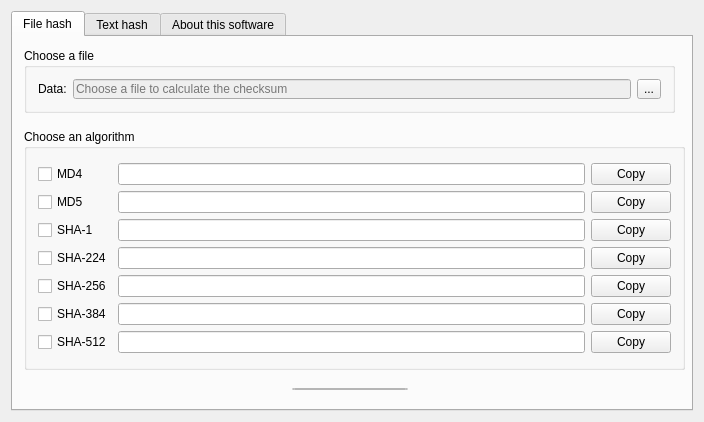
<?xml version="1.0" encoding="UTF-8"?>
<ui version="4.0">
 <class>Widget</class>
 <widget class="QWidget" name="Widget">
  <property name="geometry">
   <rect>
    <x>0</x>
    <y>0</y>
    <width>704</width>
    <height>422</height>
   </rect>
  </property>
  <property name="minimumSize">
   <size>
    <width>0</width>
    <height>422</height>
   </size>
  </property>
  <property name="maximumSize">
   <size>
    <width>704</width>
    <height>422</height>
   </size>
  </property>
  <property name="windowTitle">
   <string>HashCalc</string>
  </property>
  <layout class="QGridLayout" name="gridLayout_5">
   <item row="0" column="0">
    <widget class="QTabWidget" name="tabWidget">
     <property name="enabled">
      <bool>true</bool>
     </property>
     <property name="currentIndex">
      <number>0</number>
     </property>
     <widget class="QWidget" name="tab">
      <attribute name="title">
       <string>File hash</string>
      </attribute>
      <widget class="QGroupBox" name="chooseFile_groupBox">
       <property name="geometry">
        <rect>
         <x>11</x>
         <y>11</y>
         <width>651</width>
         <height>65</height>
        </rect>
       </property>
       <property name="title">
        <string>Choose a file</string>
       </property>
       <layout class="QGridLayout" name="gridLayout_3">
        <item row="0" column="0">
         <layout class="QGridLayout" name="gridLayout">
          <item row="0" column="0">
           <widget class="QLabel" name="Data_label">
            <property name="text">
             <string>Data:</string>
            </property>
           </widget>
          </item>
          <item row="0" column="1">
           <widget class="QLineEdit" name="fileName_LineEdit">
            <property name="enabled">
             <bool>false</bool>
            </property>
            <property name="placeholderText">
             <string>Choose a file to calculate the checksum</string>
            </property>
           </widget>
          </item>
          <item row="0" column="2">
           <widget class="QToolButton" name="openFileDialog_ToolButton">
            <property name="text">
             <string>...</string>
            </property>
           </widget>
          </item>
         </layout>
        </item>
       </layout>
      </widget>
      <widget class="QGroupBox" name="chooseAlgorithm_groupBox">
       <property name="geometry">
        <rect>
         <x>11</x>
         <y>92</y>
         <width>661</width>
         <height>241</height>
        </rect>
       </property>
       <property name="title">
        <string>Choose an algorithm</string>
       </property>
       <layout class="QGridLayout" name="gridLayout_2">
        <item row="0" column="0">
         <layout class="QGridLayout" name="gridLayout_4">
          <item row="3" column="0">
           <widget class="QCheckBox" name="Sha224_checkBox">
            <property name="text">
             <string>SHA-224</string>
            </property>
           </widget>
          </item>
          <item row="6" column="2">
           <widget class="QPushButton" name="Sha512_pushButton">
            <property name="text">
             <string>Copy</string>
            </property>
           </widget>
          </item>
          <item row="5" column="2">
           <widget class="QPushButton" name="Sha384_pushButton">
            <property name="text">
             <string>Copy</string>
            </property>
           </widget>
          </item>
          <item row="3" column="1">
           <widget class="QLineEdit" name="Sha224_lineEdit"/>
          </item>
          <item row="0" column="2">
           <widget class="QPushButton" name="Md4_pushButton">
            <property name="text">
             <string>Copy</string>
            </property>
           </widget>
          </item>
          <item row="3" column="2">
           <widget class="QPushButton" name="Sha224_pushButton">
            <property name="text">
             <string>Copy</string>
            </property>
           </widget>
          </item>
          <item row="2" column="2">
           <widget class="QPushButton" name="Sha1_pushButton">
            <property name="text">
             <string>Copy</string>
            </property>
           </widget>
          </item>
          <item row="4" column="2">
           <widget class="QPushButton" name="Sha256_pushButton">
            <property name="text">
             <string>Copy</string>
            </property>
           </widget>
          </item>
          <item row="2" column="1">
           <widget class="QLineEdit" name="Sha1_lineEdit"/>
          </item>
          <item row="4" column="1">
           <widget class="QLineEdit" name="Sha256_lineEdit"/>
          </item>
          <item row="5" column="1">
           <widget class="QLineEdit" name="Sha384_lineEdit"/>
          </item>
          <item row="6" column="0">
           <widget class="QCheckBox" name="Sha512_checkBox">
            <property name="text">
             <string>SHA-512</string>
            </property>
           </widget>
          </item>
          <item row="4" column="0">
           <widget class="QCheckBox" name="Sha256_checkBox">
            <property name="text">
             <string>SHA-256</string>
            </property>
           </widget>
          </item>
          <item row="6" column="1">
           <widget class="QLineEdit" name="Sha512_lineEdit"/>
          </item>
          <item row="0" column="0">
           <widget class="QCheckBox" name="Md4_checkBox">
            <property name="text">
             <string>MD4</string>
            </property>
           </widget>
          </item>
          <item row="2" column="0">
           <widget class="QCheckBox" name="Sha1_checkBox">
            <property name="text">
             <string>SHA-1</string>
            </property>
           </widget>
          </item>
          <item row="1" column="1">
           <widget class="QLineEdit" name="Md5_lineEdit"/>
          </item>
          <item row="1" column="2">
           <widget class="QPushButton" name="Md5_pushButton">
            <property name="text">
             <string>Copy</string>
            </property>
           </widget>
          </item>
          <item row="5" column="0">
           <widget class="QCheckBox" name="Sha384_checkBox">
            <property name="text">
             <string>SHA-384</string>
            </property>
           </widget>
          </item>
          <item row="1" column="0">
           <widget class="QCheckBox" name="Md5_checkBox">
            <property name="text">
             <string>MD5</string>
            </property>
            <property name="checkable">
             <bool>true</bool>
            </property>
           </widget>
          </item>
          <item row="0" column="1">
           <widget class="QLineEdit" name="Md4_lineEdit"/>
          </item>
         </layout>
        </item>
       </layout>
      </widget>
      <widget class="QWidget" name="layoutWidget">
       <property name="geometry">
        <rect>
         <x>11</x>
         <y>340</y>
         <width>651</width>
         <height>24</height>
        </rect>
       </property>
       <layout class="QHBoxLayout" name="horizontalLayout">
        <item>
         <spacer name="horizontalSpacer">
          <property name="orientation">
           <enum>Qt::Horizontal</enum>
          </property>
          <property name="sizeHint" stdset="0">
           <size>
            <width>40</width>
            <height>20</height>
           </size>
          </property>
         </spacer>
        </item>
        <item>
         <widget class="QPushButton" name="calculate_pushButton">
          <property name="text">
           <string>Calculate checksum</string>
          </property>
         </widget>
        </item>
        <item>
         <spacer name="horizontalSpacer_2">
          <property name="orientation">
           <enum>Qt::Horizontal</enum>
          </property>
          <property name="sizeHint" stdset="0">
           <size>
            <width>40</width>
            <height>20</height>
           </size>
          </property>
         </spacer>
        </item>
       </layout>
      </widget>
      <zorder>layoutWidget</zorder>
      <zorder>chooseAlgorithm_groupBox</zorder>
      <zorder>chooseFile_groupBox</zorder>
     </widget>
     <widget class="QWidget" name="tab_2">
      <attribute name="title">
       <string>Text hash</string>
      </attribute>
      <widget class="QPlainTextEdit" name="textToHash_plainTextEdit">
       <property name="geometry">
        <rect>
         <x>20</x>
         <y>40</y>
         <width>641</width>
         <height>101</height>
        </rect>
       </property>
       <property name="plainText">
        <string/>
       </property>
      </widget>
      <widget class="QGroupBox" name="textToHash_groupBox">
       <property name="geometry">
        <rect>
         <x>10</x>
         <y>10</y>
         <width>661</width>
         <height>141</height>
        </rect>
       </property>
       <property name="title">
        <string>Write your text here</string>
       </property>
      </widget>
      <widget class="QGroupBox" name="textHash_groupBox">
       <property name="geometry">
        <rect>
         <x>10</x>
         <y>190</y>
         <width>661</width>
         <height>141</height>
        </rect>
       </property>
       <property name="title">
        <string>Click 'Hash the text' see the result here</string>
       </property>
       <widget class="QPlainTextEdit" name="textHash_plainTextEdit">
        <property name="geometry">
         <rect>
          <x>10</x>
          <y>30</y>
          <width>641</width>
          <height>101</height>
         </rect>
        </property>
        <property name="plainText">
         <string/>
        </property>
       </widget>
      </widget>
      <widget class="QWidget" name="layoutWidget">
       <property name="geometry">
        <rect>
         <x>21</x>
         <y>160</y>
         <width>641</width>
         <height>22</height>
        </rect>
       </property>
       <layout class="QGridLayout" name="gridLayout_6">
        <item row="0" column="6">
         <widget class="QRadioButton" name="Sha512_radioButton">
          <property name="text">
           <string>SHA-512</string>
          </property>
         </widget>
        </item>
        <item row="0" column="4">
         <widget class="QRadioButton" name="Sha256_radioButton">
          <property name="text">
           <string>SHA-256</string>
          </property>
         </widget>
        </item>
        <item row="0" column="0">
         <widget class="QRadioButton" name="Md4_radioButton">
          <property name="text">
           <string>MD4</string>
          </property>
         </widget>
        </item>
        <item row="0" column="3">
         <widget class="QRadioButton" name="Sha224_radioButton">
          <property name="text">
           <string>SHA-224</string>
          </property>
         </widget>
        </item>
        <item row="0" column="1">
         <widget class="QRadioButton" name="Md5_radioButton">
          <property name="text">
           <string>MD5</string>
          </property>
         </widget>
        </item>
        <item row="0" column="2">
         <widget class="QRadioButton" name="Sha1_radioButton">
          <property name="text">
           <string>SHA-1</string>
          </property>
         </widget>
        </item>
        <item row="0" column="5">
         <widget class="QRadioButton" name="Sha384_radioButton">
          <property name="text">
           <string>SHA-384</string>
          </property>
         </widget>
        </item>
       </layout>
      </widget>
      <widget class="QWidget" name="layoutWidget">
       <property name="geometry">
        <rect>
         <x>20</x>
         <y>340</y>
         <width>641</width>
         <height>24</height>
        </rect>
       </property>
       <layout class="QHBoxLayout" name="horizontalLayout_2">
        <item>
         <spacer name="horizontalSpacer_3">
          <property name="orientation">
           <enum>Qt::Horizontal</enum>
          </property>
          <property name="sizeHint" stdset="0">
           <size>
            <width>40</width>
            <height>20</height>
           </size>
          </property>
         </spacer>
        </item>
        <item>
         <widget class="QPushButton" name="textCalculate_pushButton">
          <property name="text">
           <string>Hash the text</string>
          </property>
         </widget>
        </item>
        <item>
         <spacer name="horizontalSpacer_4">
          <property name="orientation">
           <enum>Qt::Horizontal</enum>
          </property>
          <property name="sizeHint" stdset="0">
           <size>
            <width>40</width>
            <height>20</height>
           </size>
          </property>
         </spacer>
        </item>
       </layout>
      </widget>
      <zorder>layoutWidget</zorder>
      <zorder>layoutWidget</zorder>
      <zorder>textHash_groupBox</zorder>
      <zorder>textToHash_groupBox</zorder>
      <zorder>textToHash_plainTextEdit</zorder>
     </widget>
     <widget class="QWidget" name="tab_4">
      <attribute name="title">
       <string>About this software</string>
      </attribute>
      <widget class="QGroupBox" name="groupBox">
       <property name="geometry">
        <rect>
         <x>10</x>
         <y>10</y>
         <width>661</width>
         <height>171</height>
        </rect>
       </property>
       <property name="title">
        <string>About this software</string>
       </property>
       <widget class="QTextEdit" name="textEdit">
        <property name="enabled">
         <bool>false</bool>
        </property>
        <property name="geometry">
         <rect>
          <x>10</x>
          <y>30</y>
          <width>641</width>
          <height>131</height>
         </rect>
        </property>
        <property name="html">
         <string>&lt;!DOCTYPE HTML PUBLIC &quot;-//W3C//DTD HTML 4.0//EN&quot; &quot;http://www.w3.org/TR/REC-html40/strict.dtd&quot;&gt;
&lt;html&gt;&lt;head&gt;&lt;meta name=&quot;qrichtext&quot; content=&quot;1&quot; /&gt;&lt;style type=&quot;text/css&quot;&gt;
p, li { white-space: pre-wrap; }
&lt;/style&gt;&lt;/head&gt;&lt;body style=&quot; font-family:'Sans Serif'; font-size:9pt; font-weight:400; font-style:normal;&quot;&gt;
&lt;p style=&quot; margin-top:0px; margin-bottom:0px; margin-left:0px; margin-right:0px; -qt-block-indent:0; text-indent:0px;&quot;&gt;&lt;span style=&quot; font-weight:600;&quot;&gt;HashCalc&lt;/span&gt; is free-opensource utility that allow you to calculate hashes for files, as well as for plain text in many hashing algorithms including (Md4, Md5, Sha1, ... )&lt;/p&gt;
&lt;p style=&quot;-qt-paragraph-type:empty; margin-top:0px; margin-bottom:0px; margin-left:0px; margin-right:0px; -qt-block-indent:0; text-indent:0px;&quot;&gt;&lt;br /&gt;&lt;/p&gt;
&lt;p style=&quot; margin-top:0px; margin-bottom:0px; margin-left:0px; margin-right:0px; -qt-block-indent:0; text-indent:0px;&quot;&gt;This software is licened under &lt;span style=&quot; font-weight:600;&quot;&gt;LGPL v3.0&lt;/span&gt;&lt;/p&gt;
&lt;p style=&quot;-qt-paragraph-type:empty; margin-top:0px; margin-bottom:0px; margin-left:0px; margin-right:0px; -qt-block-indent:0; text-indent:0px; font-weight:600;&quot;&gt;&lt;br /&gt;&lt;/p&gt;
&lt;p style=&quot; margin-top:0px; margin-bottom:0px; margin-left:0px; margin-right:0px; -qt-block-indent:0; text-indent:0px;&quot;&gt;If you want to report a bug, or suggest a new feature, feel free to contact me at&lt;span style=&quot; font-weight:600;&quot;&gt; abdeljalil73@gmail.com&lt;/span&gt;&lt;/p&gt;&lt;/body&gt;&lt;/html&gt;</string>
        </property>
       </widget>
      </widget>
      <widget class="QPushButton" name="pushButton">
       <property name="geometry">
        <rect>
         <x>590</x>
         <y>341</y>
         <width>81</width>
         <height>21</height>
        </rect>
       </property>
       <property name="text">
        <string>About Qt!</string>
       </property>
      </widget>
     </widget>
    </widget>
   </item>
  </layout>
 </widget>
 <layoutdefault spacing="6" margin="11"/>
 <resources/>
 <connections/>
</ui>
